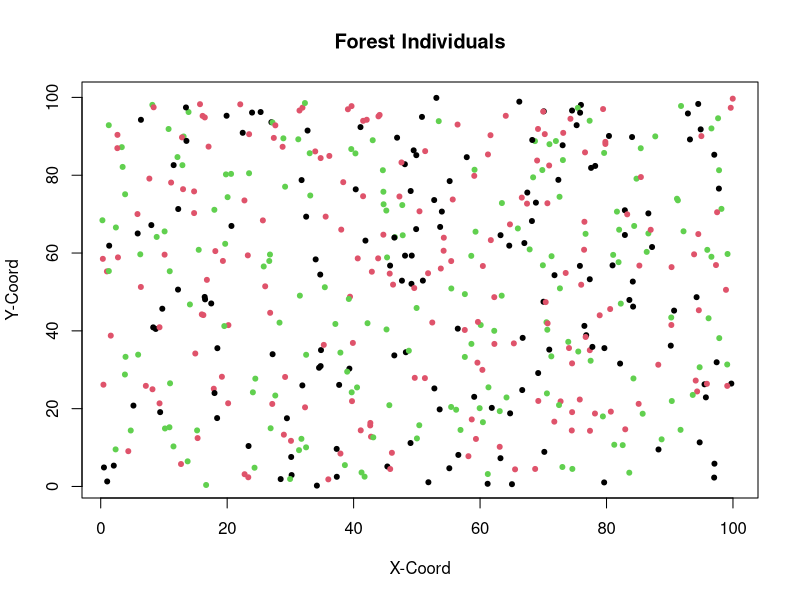

Write the R code that produced this figure. (Note: this script raises an error after producing the figure.)
#Load packages

library(tidyverse) 
library(gridExtra)



### Initialize params ###

# Set up a grid to represent land
#Place individuals on plot
xsize = ysize = 100

numInd = 500
numSpecies = 3
data <-  tibble("ID" = 1:numInd, "age" = 3, 
                 species = sample(numSpecies, numInd, replace = TRUE), "xlocation" = runif(numInd, 0, 100), 
                 "ylocation" = runif(numInd,0,100), "parentalDistance" = 0)
#Ignore:
#sample(150, numInd, replace = TRUE)

herbivores <- data %>%  slice_sample(n = 250) %>% select(-c(ID, age, parentalDistance))
herbivores <- herbivores %>% mutate(ID = 1:nrow(herbivores), age = 0)
plot(data$xlocation, data$ylocation, col = data$species, pch = 20, xlim = c(1,100), ylim = c(1,100),
     xlab = "X-Coord", ylab = "Y-Coord", main = "Forest Individuals")



#Set up rates of birth/death/growth etc...
deltaT = 1 #1 year periods of growth
ageChange = deltaT
maxAge = 150
seeds = 1
dispParam = 5 #dispersalParam
DensParam = 0.3 #DensityParam
# DensParam1 = 2
uniqueSp = unique(data$species)
numYears = 10000




#Herbivore initials
HerbDensParam = 5.2
HerbEffectiveness = 1.4

# Used for summary statistics
speciesPop = NULL
herbPop = NULL
agePops = NULL
herbAgePop = NULL
denseSpecies <- NULL




### MAIN LOOP ####


for(t in seq(0, numYears, by = deltaT)){ 
  #grow
  data$age = data$age + deltaT
  herbivores$age = herbivores$age + 1
  
  #disperse seeds/
  adults <- data[data$age > 3, ]
  Ind = data[1, ]
  babies <- dispersal(adults)
  #survival of seeds
  #babies <- seedPredation(babies, babies$parentalDistance)
  data <- bind_rows(data, babies)
  #Do not let trees grow on top of eachother
  data <- treeProximity(data)
  #Background death of adults. Death rate decreases with age
  data <- backgroundDeath(data, data$age)
  
  #Conspecific density death
  #livePastDens = NULL
  #for (k in 1:length(uniqueSp)){
  #   sp = uniqueSp[k]
  #   subPop = subset(data, species == sp)
  #   survived <- densityPredation(subPop)
  #   livePastDens <-  bind_rows(livePastDens, survived)
  #   livePastDens <- livePastDens[order(livePastDens$ID), ]
  # }
  #data <- livePastDens
  #trees over max age die
  
  countSpecies <- speciesSize(data$species)
  speciesPop <-  bind_rows(speciesPop, countSpecies)
  
  #Herbivores die
  herbivores <- herbivoreDeath(data, herbivores)
  
  
  #Herbivores reproduce
  newHerbivores <- herbivoreGrowth(data, herbivores)
  herbivores <- bind_rows(herbivores, newHerbivores)
  herbivores <- herbivores[!duplicated(herbivores$xlocation) & !duplicated(herbivores$ylocation),]
  
  #Supplemental
  countHerbs <- speciesSize(herbivores$species)
  herbPop <- bind_rows(herbPop, countHerbs)
  
  #Herbivores damage trees
  data <-  herbivory(data, herbivores)
  
  
  #Supp  functions/Statistics
  ages <- tibble("gen" = t, "babies" = nrow(subset(data, age < 6)), "young" = nrow(subset(data, age >= 6 & age <=20)), "middle aged" = nrow(subset(data, age > 20 &
                                                                                                   age < 50)), 
                 "old" = nrow(subset(data, age >= 50)))
  
  herbAges <- tibble("gen" = t, "babies" = nrow(subset(herbivores, age < 6)), 
                     "young" = nrow(subset(herbivores, age >= 6 & age <=20)),
                     "middle aged" = nrow(subset(herbivores, age > 20 &                                                                                                                                 age < 50)), 
                     "old" = nrow(subset(herbivores, age >= 50)))
  currentDens <- tibble("gen" = t, "num" = speciesDense(data))
  
  denseSpecies <- bind_rows(denseSpecies, currentDens)
  agePops <- bind_rows(agePops, ages)
  herbAgePop <- bind_rows(herbAgePop, herbAges)
  plot(data$xlocation, data$ylocation, col = data$species, pch = 20, xlim = c(1,100), ylim = c(1,100))
  #plot(herbivores$xlocation, herbivores$ylocation, col = herbivores$species, pch = 20, xlim = c(1,100), ylim = c(1,100))
  
  print(t)

}



##### MAIN FUNCTIONS #######

#Disperse 10 seeds per parent
dispersal <- function(Trees){
  if(nrow(Trees)>0){
    babies = NULL
    for (i in 1:nrow(Trees)){
      eachAdult = Trees[i,]
      for (j in 1:seeds){
        baby = Trees[1, ]
        baby$age = as.integer(0)
        baby$ID  = max(data$ID) + (10*(i-1)) + j
        baby$species  =  eachAdult$species
        babyDist = (rnorm(1, mean=0, sd=dispParam))
        xDirection = runif(1)
        baby$xlocation = ((xDirection*babyDist) + eachAdult$xlocation) %% xsize
        baby$ylocation = (((1-xDirection) * babyDist) + eachAdult$ylocation) %% ysize
        baby$parentalDistance = abs(babyDist)
        babies <- bind_rows(babies, baby)
      }
    }
    return(babies)
  }
    
}

treeProximity <- function(trees){
  tooClose = NULL
  for(i in 1:nrow(trees)){
    ind <- trees[i, ]
    xNeighbors = data.frame(subset(trees, xlocation <= ind$xlocation + DensParam &
                                       xlocation >= ind$xlocation - DensParam
                                     & xlocation != ind$xlocation))
    yNeighbors = data.frame(subset(trees, ylocation <= ind$ylocation + DensParam &
                                     ylocation >= ind$ylocation - DensParam
                                   & ylocation != ind$ylocation))
    neighbors = intersect(xNeighbors, yNeighbors)
    neighbors = unique(neighbors)
    if(ind$age == 0 & nrow(neighbors)>1){
      tooClose <- bind_rows(tooClose, ind)
    }
  }
  return(subset(trees, !(ID %in% tooClose$ID)))
}

#Natural Background death
backgroundDeath <- function(population, age){
  living = c()
  probDeath = c()
  for (i in 1:nrow(population)){
    probDeath[i] <- ifelse(age[i] > 0,  0.3/(age[i]), 0.35)
    alive <- (runif(1) > probDeath[i])
    living[i] = alive
  }
  return(population[living,])
}




#### HERBIVORY FUNCTIONS ######


#Herbivory function: herbivores kill trees
herbivory <- function(trees, herbivores){
  deadTrees = NULL
  for (i in 1:nrow(herbivores)){
    indHerbivore = herbivores[i, ]
    infected = data[data$xlocation == indHerbivore$xlocation  & data$ylocation == indHerbivore$ylocation, ]
    probSurv = (((infected$age+1)) / (((indHerbivore$age)+1)*HerbEffectiveness))
    if(probSurv < abs(rnorm(1, mean = 0.4, sd = 0.2))){
      deadTrees <- bind_rows(deadTrees, infected)
    }
  }
  deadID = deadTrees$ID
  return(subset(trees, !(ID %in% deadID)))
}

herbivoreGrowth <- function(trees, herbivores){
  infectedTrees <- NULL
  for (i in 1:nrow(herbivores)){
    indHerbivore <- herbivores[i, ]
    infectedTree <- subset(trees, xlocation > indHerbivore$xlocation - (HerbDensParam*runif(1, min = 0.7, max = 1.1))
                           & xlocation < indHerbivore$xlocation + (HerbDensParam * abs(runif(1, min = 0.7, max = 1.1)))
                           & ylocation > indHerbivore$ylocation - (HerbDensParam*abs(runif(1, min = 0.7, max = 1.1)))
                           & ylocation < indHerbivore$ylocation + (HerbDensParam *abs(runif(1, min = 0.7, max = 1.1)))
                           & species == indHerbivore$species)
    infectedTree <- subset(infectedTree, (xlocation != indHerbivore$xlocation | ylocation != indHerbivore$ylocation))
    infectedTrees <- bind_rows(infectedTrees, infectedTree)
  }
  if(nrow(infectedTrees) > 0){
    newHerbivores <- infectedTrees %>%  select(-c(parentalDistance, ID, age)) %>% 
      mutate(ID = seq(max(herbivores$ID)+1, 
      max(herbivores$ID)+nrow(infectedTrees)), age = 0)
  }else{
    newHerbivores <- NULL
  }
  return(newHerbivores)
}

herbivoreDeath <- function(trees, herbivores){
  dead = NULL
  totalInf = NULL
  for (i in 1:nrow(herbivores)){
    indHerbivore = herbivores[i, ]
    infected = data[data$xlocation == indHerbivore$xlocation  & data$ylocation == indHerbivore$ylocation, ]
    if (nrow(infected) < 1){
      dead <- bind_rows(dead, indHerbivore)
    }
  }
  herbID = dead$ID
  return(subset(herbivores, !(ID %in% herbID)))
}






### SUPPLEMENTAL FUNCTIONS###


#Plot pathogen vs trees
grid.arrange(plotSpecies(speciesPop), plotHerbSpecies(herbPop), ncol = 1)


#Plot the age distribution over time of trees
agePops1 <-  pivot_longer(agePops, cols = !gen, names_to = "Group", values_to = "Count")
agePopGraph <- ggplot(agePops1, aes(gen, Count, color = Group))+
  geom_line()

herbAgePop1 <-  pivot_longer(herbAgePop, cols = !gen, names_to = "Group", values_to = "Count")
herbAgeGraph <- ggplot(herbAgePop1, aes(gen, Count, color = Group))+
  geom_line()

grid.arrange(agePopGraph, herbAgeGraph, ncol = 1)


#plot adult pop
herbivoreOld <- subset(herbivores, age > 50)
herbAgePopOld <-  pivot_longer(herbivoreOld, cols = !gen, names_to = "Group", values_to = "Count")
herbAgeGraph <- ggplot(herbAgePopOld, aes(gen, Count, color = Group))+
  geom_line()


agePopGraph <- ggplot(agePops, aes(gen, old))+
  geom_line()

#Plot species density
ggplot(data = denseSpecies, aes(x = gen, y= num))+
  geom_line()

#Used to plot population over time
plotSize <- function(popSize){
  popTime <- tibble("gen" = c(1:length(popSize)), "population" = popSize)
  plot(popTime$gen, popTime$population, type = "b", col = "blue")
}

#used to plot average density for a specific parameter
densSize <- function(xlocation, ylocation){
  Densities = NULL
  for (i in seq(0,95, by = 5)){
    popSegment = subset(xlocation, xlocation > i & xlocation < i+5)
    Densities = c(Densities, length(popSegment))
  }
  return(mean(Densities))
}

#Track population of each species
speciesSize <- function(speciesTypes){
  a = speciesTypes[speciesTypes == 1]
  b = speciesTypes[speciesTypes == 2]
  c = speciesTypes[speciesTypes == 3]
  
  df <- tibble("Species 1" = length(a), "Species 2" = length(b), "Species 3" = length(c))
  return(df)
}


#Plot amount of each species
plotSpecies <- function(speciesPop){
  speciesPop <- add_column(speciesPop, gen = 1:nrow(speciesPop))
  speciesPop <- pivot_longer(speciesPop, cols = starts_with("Species"), names_to = "Species",
                             names_prefix = "Species ", values_to = "Count")
  ggplot(data = speciesPop, aes(gen, Count, col = Species))+
    geom_point()+
    geom_line()+
    ylim(0, max(speciesPop$Count))+
    ylab("Tree Count")
  
}
plotHerbSpecies <- function(speciesPop){
  speciesPop <- add_column(speciesPop, gen = 1:nrow(speciesPop))
  speciesPop <- pivot_longer(speciesPop, cols = starts_with("Species"), names_to = "Species",
                             names_prefix = "Species ", values_to = "Count")
  ggplot(data = speciesPop, aes(gen, Count, col = Species))+
    geom_point()+
    geom_line()+
    ylim(0, max(speciesPop$Count))+
    ylab("Herbivore Count")
  
}

speciesDense <- function(population){
  totalNeighbors <- tibble("set" = NULL, "neighbors" = NULL)
  for (i in seq(0,100,5)){
      numNeighbors <- nrow(subset(population, species == 1 & xlocation > (i-5) & xlocation <= i
                                  & ylocation > (i-5) & ylocation < (i)))
      currentNeighbors <- tibble("set" = (i/5), "neighbors" = numNeighbors)
      totalNeighbors <- bind_rows(totalNeighbors, currentNeighbors)
  }
  avg = mean(totalNeighbors$neighbors)
  return(avg)
  }
#If want to track pop/dens put this in main loop and recreate variables popSize and avgDens
#Then use plotSize and densSize functions
popSize = c(popSize, nrow(data))
currentDens <- densSize(data$xlocation, data$ylocation)
avgDens <- c(avgDens, currentDens)
